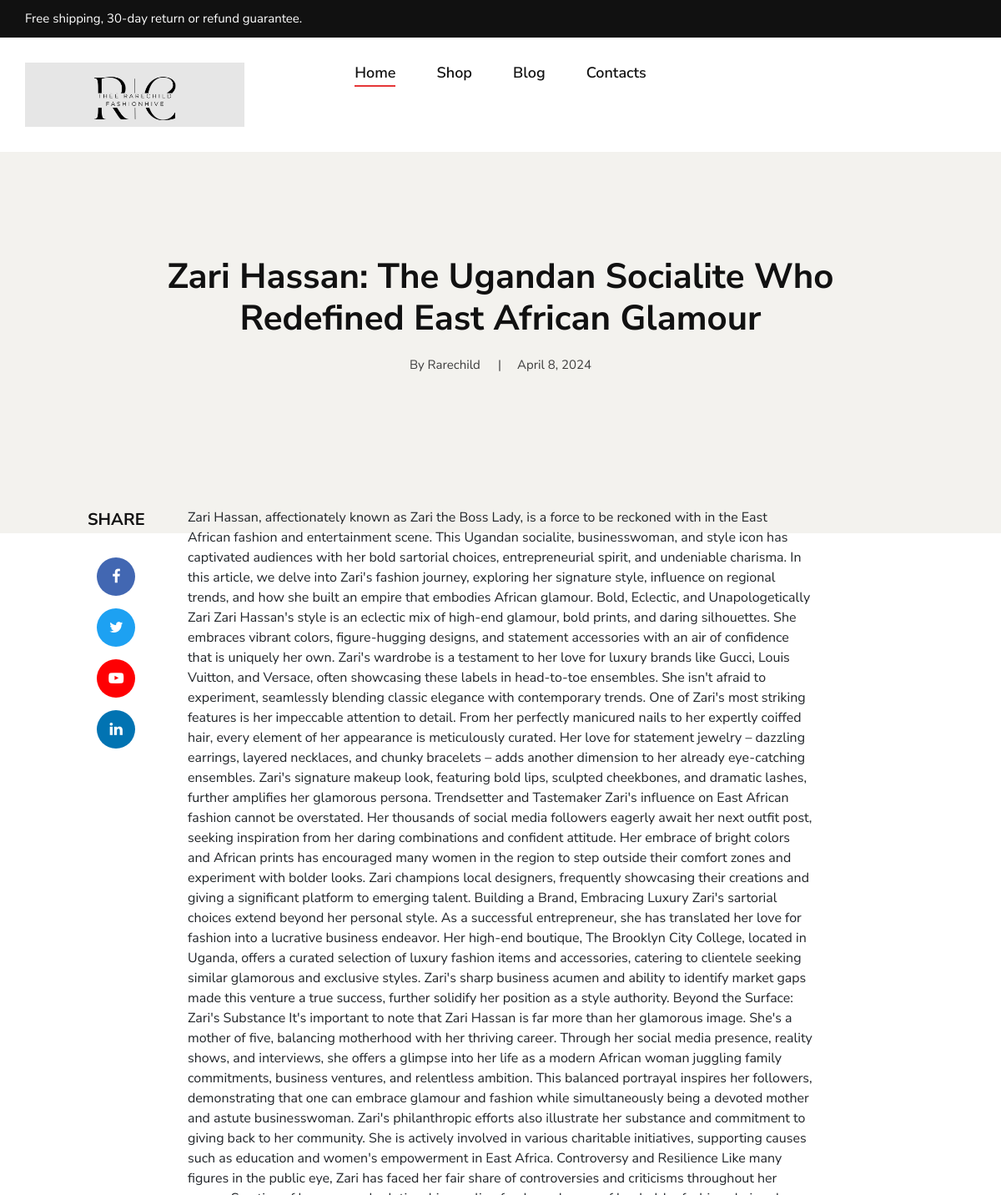
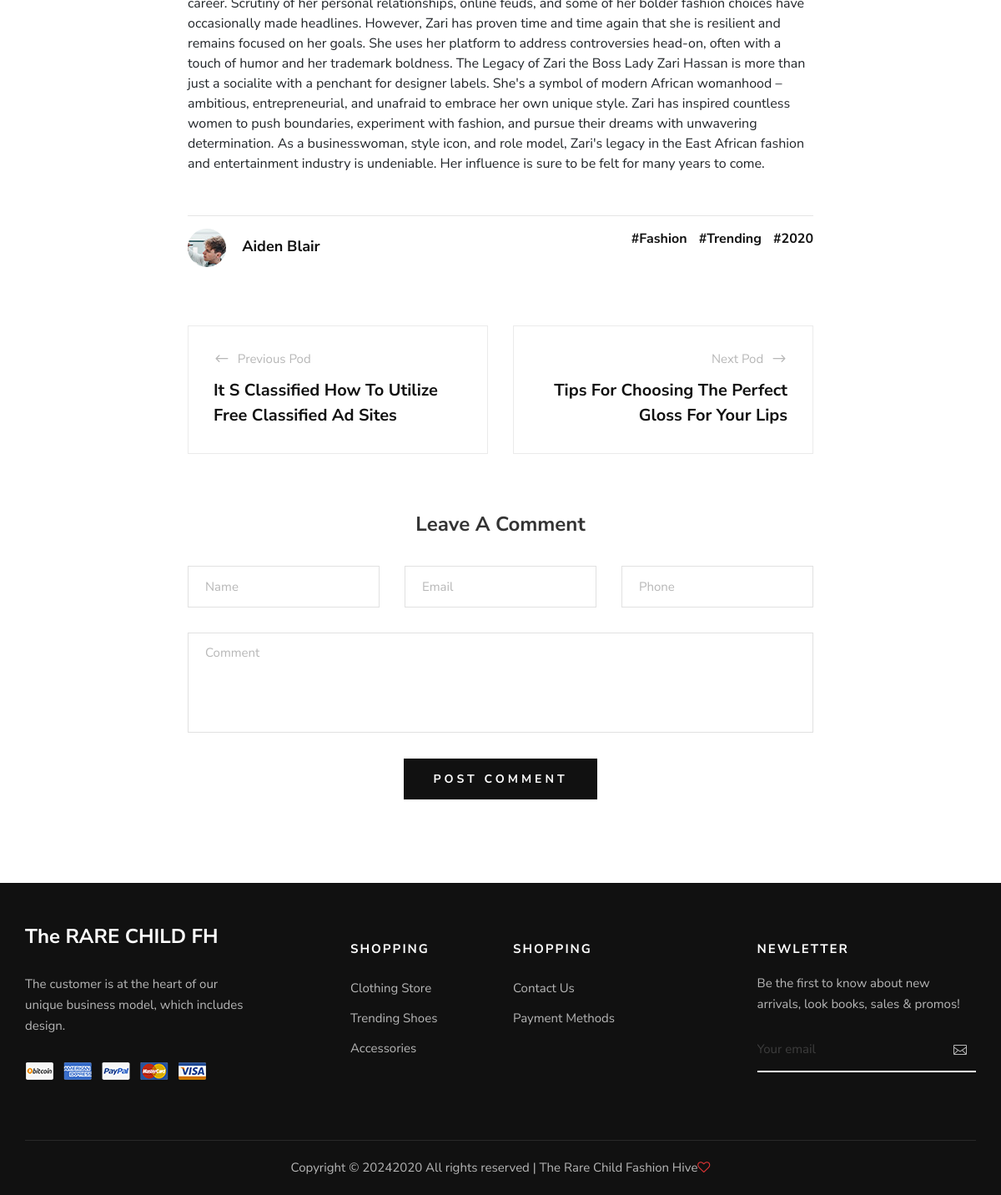
The app's page /blogdetails/4 with its own data (2 pictures, top to bottom).
### rarechild/models.py (models this page shows)
class Blog(models.Model):
    title = models.CharField(max_length=1000, null=True)
    imgurl = models.CharField(max_length=1000, null=True)
    date = models.DateField(auto_created=True, null=True)
    content = models.CharField(max_length=1000000, null=True)
    class Meta:
        verbose_name_plural = "Blog"

### rarechild/views.py (the view)
# urls.py: path('blogdetails/<int:id>', views.blogdetails, name='blogdetails'),
def blogdetails(request, id):
    blogs = Blog.objects.get(id=id)
    context = {
        'blogs': blogs
    }
    return render(request, 'blog-details.html', context)

### template/blog-details.html (shortened to what this page needs)
{% extends 'base.html' %}
{% load static %}
{% block content %}
    <section class="blog-hero spad">
        <div class="container">
            <div class="row d-flex justify-content-center">
                <div class="col-lg-9 text-center">
                    <div class="blog__hero__text">
                        <h2>{{blogs.title}}</h2>
                        <ul>
                            <li>By Rarechild</li>
                            <li>{{blogs.date}}</li>
                        </ul>
                    </div>
                </div>
            </div>
        </div>
    </section>
    <section class="blog-details spad">
        <div class="container">
            <div class="row d-flex justify-content-center">
                <div class="col-lg-12">
                    <div class="blog__details__pic">
                    </div>
                </div>
                <div class="col-lg-8">
                    <div class="blog__details__content">
                        <div class="blog__details__share">
                            <span>share</span>
                            <ul>
                                <li><a href="#"><i class="fa fa-facebook"></i></a></li>
                                <li><a href="#" class="twitter"><i class="fa fa-twitter"></i></a></li>
                                <li><a href="#" class="youtube"><i class="fa fa-youtube-play"></i></a></li>
                                <li><a href="#" class="linkedin"><i class="fa fa-linkedin"></i></a></li>
                            </ul>
                        </div>
                        <div class="blog__details__text">
                           {{blogs.content}}
                        </div>
                        <div class="blog__details__option">
                            <div class="row">
                                <div class="col-lg-6 col-md-6 col-sm-6">
                                    <div class="blog__details__author">
                                        <div class="blog__details__author__pic">
                                            <img src="img/blog/details/blog-author.jpg" alt="">
                                        </div>
                                        <div class="blog__details__author__text">
                                            <h5>Aiden Blair</h5>
                                        </div>
                                    </div>
                                </div>
                                <div class="col-lg-6 col-md-6 col-sm-6">
                                    <div class="blog__details__tags">
                                        <a href="#">#Fashion</a>
                                        <a href="#">#Trending</a>
                                        <a href="#">#2020</a>
                                    </div>
                                </div>
                            </div>
                        </div>
                        <div class="blog__details__btns">
                            <div class="row">
                                <div class="col-lg-6 col-md-6 col-sm-6">
                                    <a href="" class="blog__details__btns__item">
                                        <p><span class="arrow_left"></span> Previous Pod</p>
                                        <h5>It S Classified How To Utilize Free Classified Ad Sites</h5>
                                    </a>
                                </div>
                                <div class="col-lg-6 col-md-6 col-sm-6">
                                    <a href="" class="blog__details__btns__item blog__details__btns__item--next">
                                        <p>Next Pod <span class="arrow_right"></span></p>
                                        <h5>Tips For Choosing The Perfect Gloss For Your Lips</h5>
                                    </a>
                                </div>
                            </div>
                        </div>
                        <div class="blog__details__comment">
                            <h4>Leave A Comment</h4>
                            <form action="#">
                                <div class="row">
                                    <div class="col-lg-4 col-md-4">
                                        <input type="text" placeholder="Name">
                                    </div>
                                    <div class="col-lg-4 col-md-4">
                                        <input type="text" placeholder="Email">
                                    </div>
                                    <div class="col-lg-4 col-md-4">
                                        <input type="text" placeholder="Phone">
                                    </div>
                                    <div class="col-lg-12 text-center">
                                        <textarea placeholder="Comment"></textarea>
                                        <button type="submit" class="site-btn">Post Comment</button>
                                    </div>
                                </div>
                            </form>
                        </div>
                    </div>
                </div>
            </div>
        </div>
    </section>
{% endblock %}

### static/css/style.css (style rules this page uses)
html, body { height: 100%; font-family: "Nunito Sans", sans-serif; -webkit-font-smoothing: antialiased; }
h1, h2, h3, h4, h5, h6 { margin: 0; color: #111111; font-weight: 400; font-family: "Nunito Sans", sans-serif; }
h2 { font-size: 36px; }
h4 { font-size: 24px; }
h5 { font-size: 18px; }
p { font-size: 15px; font-family: "Nunito Sans", sans-serif; color: #3d3d3d; font-weight: 400; line-height: 25px; margin: 0 0 15px 0; }
img { max-width: 100%; }
ul, ol { padding: 0; margin: 0; }
.spad { padding-top: 100px; padding-bottom: 100px; }
.site-btn { font-size: 14px; color: #ffffff; background: #111111; font-weight: 700; border: none; text-transform: uppercase; display: inline-block; padding: 14px 30px; }
.blog-hero { background: #f3f2ee; padding-top: 125px; padding-bottom: 190px; }
.blog__hero__text h2 { color: #111111; font-size: 42px; font-weight: 700; line-height: 50px; margin-bottom: 18px; }
.blog__hero__text ul li { list-style: none; font-size: 15px; color: #3d3d3d; display: inline-block; margin-right: 40px; position: relative; }
.blog__hero__text ul li:after { position: absolute; right: -25px; top: 0; content: "|"; }
.blog__hero__text ul li:last-child { margin-right: 0; }
.blog__hero__text ul li:last-child:after { display: none; }
.blog-details { margin-top: -115px; padding-top: 0; }
.blog__details__content { position: relative; }
.blog__details__pic { margin-bottom: 60px; }
.blog__details__share { text-align: center; position: absolute; left: -120px; top: 0; }
.blog__details__share span { color: #111111; font-size: 20px; text-transform: uppercase; font-weight: 700; display: block; margin-bottom: 30px; }
.blog__details__share ul li { list-style: none; margin-bottom: 15px; }
.blog__details__share ul li a { color: #ffffff; font-size: 18px; height: 46px; display: inline-block; width: 46px; border-radius: 50%; line-height: 46px; text-align: center; background: #4267b2; }
.blog__details__share ul li a.twitter { background: #1da1f2; }
.blog__details__share ul li a.youtube { background: #fe0003; }
.blog__details__share ul li a.linkedin { background: #0173b2; }
.blog__details__text { margin-bottom: 50px; }
.blog__details__option { border-top: 1px solid #e5e5e5; padding-top: 15px; margin-bottom: 70px; }
.blog__details__author__pic { display: inline-block; margin-right: 15px; }
.blog__details__author__pic img { height: 46px; width: 46px; border-radius: 50%; }
.blog__details__author__text { display: inline-block; }
.blog__details__author__text h5 { color: #111111; font-weight: 700; }
.blog__details__tags { text-align: right; }
.blog__details__tags a { display: inline-block; color: #111111; font-weight: 700; margin-right: 10px; }
.blog__details__tags a:last-child { margin-right: 0; }
.blog__details__btns { margin-bottom: 40px; }
.blog__details__btns__item { display: block; border: 1px solid #ebebeb; padding: 25px 30px 30px; margin-bottom: 30px; }
.blog__details__btns__item.blog__details__btns__item--next { text-align: right; }
.blog__details__btns__item.blog__details__btns__item--next p span { margin-right: 0; margin-left: 5px; }
.blog__details__btns__item p { color: #b7b7b7; margin-bottom: 10px; }
.blog__details__btns__item p span { font-size: 20px; position: relative; top: 4px; margin-right: 5px; }
.blog__details__btns__item h5 { color: #111111; font-size: 20px; line-height: 30px; font-weight: 700; }
.blog__details__comment h4 { color: #333333; font-weight: 700; margin-bottom: 35px; text-align: center; }
.blog__details__comment form input { height: 50px; width: 100%; border: 1px solid #e1e1e1; padding-left: 20px; font-size: 15px; color: #b7b7b7; margin-bottom: 30px; -webkit-transition: all, 0.3s; -o-transition: all, 0.3s; transition: all, 0.3s; }
.blog__details__comment form input::placeholder { color: #b7b7b7; }
.blog__details__comment form textarea { height: 120px; width: 100%; border: 1px solid #e1e1e1; padding-left: 20px; padding-top: 12px; font-size: 15px; color: #b7b7b7; margin-bottom: 24px; resize: none; -webkit-transition: all, 0.3s; -o-transition: all, 0.3s; transition: all, 0.3s; }
.blog__details__comment form textarea::placeholder { color: #b7b7b7; }
.blog__details__comment form button { letter-spacing: 4px; padding: 14px 35px; }
@media only screen and (min-width: 1200px) { .container { max-width: 1170px; } }

### records on screen
Blog: title "Zari Hassan: The Ugandan Socialite Who Redefined East African Glamour", date "April 8, 2024", content "Zari Hassan, affectionately known as Zari the Boss Lady, is a force to be reckoned with in the East African fashion and entertainment scene. This Ugandan socialite, businesswoman, and style icon has captivated audiences with her bold sartorial choices, entrepreneurial spirit, and undeniable charisma. In this article, we delve into Zari's fashion journey, exploring her signature style, influence on regional trends, and how she built an empire that embodies African glamour. Bold, Eclectic, and Unapologetically Zari Zari Hassan's style is an eclectic mix of high-end glamour, bold prints, and daring silhouettes. She embraces vibrant colors, figure-hugging designs, and statement accessories with…"
